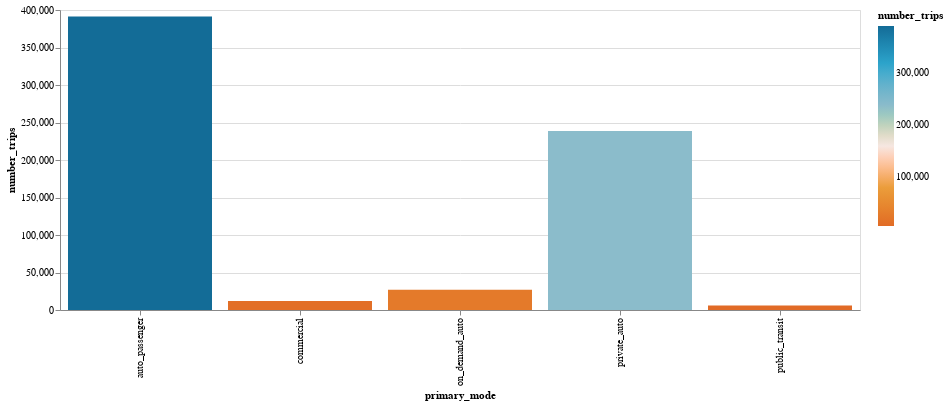

Write notebook code for a chart like this one.
### Code cell
chart = (
        alt.Chart(trips)
        .mark_bar()
        .encode(
            x=alt.X("primary_mode"),
            y=alt.Y("number_trips"),
            color=alt.Color("number_trips", scale=alt.Scale(range = cp.CALITP_DIVERGING_COLORS,))
            )
      .properties(
    width=800,
    height=300)
        )
chart

### Figure 1 — Vega-Lite specification as saved in the notebook (floating-point values rounded to 4 significant figures)
{"config": {"view": {"continuousWidth": 300, "continuousHeight": 300}}, "data": {"name": "data-5ebbbb8d3f3ea3fc2a2c0aba4ca6c486"}, "mark": {"type": "bar"}, "encoding": {"color": {"field": "number_trips", "scale": {"range": ["#E16B26", "#EB9F3C", "#f6e7e1", "#8CBCCB", "#2EA8CE", "#136C97"]}, "type": "quantitative"}, "x": {"field": "primary_mode", "type": "nominal"}, "y": {"field": "number_trips", "type": "quantitative"}}, "height": 300, "width": 800, "$schema": "https://vega.github.io/schema/vega-lite/v5.14.1.json", "datasets": {"data-5ebbbb8d3f3ea3fc2a2c0aba4ca6c486": [{"primary_mode": "auto_passenger", "avg_trip_time": 49.56, "number_trips": 391291}, {"primary_mode": "commercial", "avg_trip_time": 37.51, "number_trips": 11897}, {"primary_mode": "on_demand_auto", "avg_trip_time": 34.72, "number_trips": 26953}, {"primary_mode": "private_auto", "avg_trip_time": 59.58, "number_trips": 238690}, {"primary_mode": "public_transit", "avg_trip_time": 52.36, "number_trips": 6033}]}}
